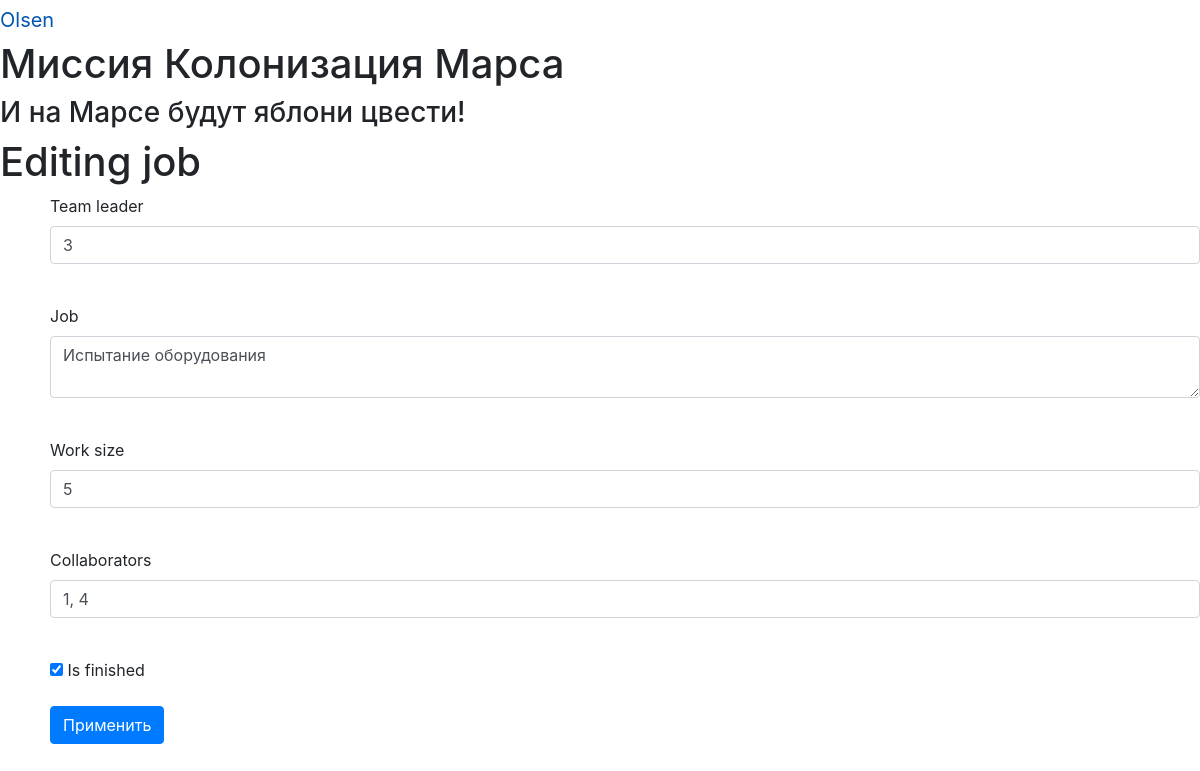
Screenshot of /jobs/2 (signed in) with the database file from the repository.
### data/users.py (models this page shows, shortened)
class User(SqlAlchemyBase, UserMixin):
    __tablename__ = 'users'
    id = sqlalchemy.Column(sqlalchemy.Integer,
                           primary_key=True, autoincrement=True)
    surname = sqlalchemy.Column(sqlalchemy.String, nullable=True)
    name = sqlalchemy.Column(sqlalchemy.String, nullable=True)
    age = sqlalchemy.Column(sqlalchemy.Integer, nullable=True)
    position = sqlalchemy.Column(sqlalchemy.String, nullable=True)
    speciality = sqlalchemy.Column(sqlalchemy.String, nullable=True)
    address = sqlalchemy.Column(sqlalchemy.String, nullable=True)
    email = sqlalchemy.Column(sqlalchemy.String,
                              index=True, unique=True, nullable=True)
    jobs = orm.relation('Jobs')
    hashed_password = sqlalchemy.Column(sqlalchemy.String, nullable=True)
    modified_date = sqlalchemy.Column(sqlalchemy.DateTime,
                                      default=datetime.datetime.now)

### data/jobs.py (models this page shows, shortened)
class Jobs(SqlAlchemyBase):
    __tablename__ = 'jobs'
    id = sqlalchemy.Column(sqlalchemy.Integer,
                           primary_key=True, autoincrement=True)
    team_leader = sqlalchemy.Column(sqlalchemy.Integer,
                                    sqlalchemy.ForeignKey("users.id"))
    job = sqlalchemy.Column(sqlalchemy.String, nullable=True)
    work_size = sqlalchemy.Column(sqlalchemy.Integer, nullable=True)
    collaborators = sqlalchemy.Column(sqlalchemy.String, nullable=True)
    start_date = sqlalchemy.Column(sqlalchemy.DateTime, default=datetime.datetime.now)
    end_date = sqlalchemy.Column(sqlalchemy.DateTime)
    is_finished = sqlalchemy.Column(sqlalchemy.Boolean)
    user = orm.relation('User')

### main.py (the view, shortened to what this page needs)
@app.route('/jobs/<int:id>', methods=['GET', 'POST'])
@login_required
def edit_jobs(id):
    form = JobsForm()
    if request.method == "GET":
        session = db_session.create_session()
        jobs = session.query(Jobs).filter(Jobs.id == id,
                                          Jobs.user == current_user).first()
        if jobs:
            form.team_leader.data = jobs.team_leader
            form.job.data = jobs.job
            form.work_size.data = jobs.work_size
            form.collaborators.data = jobs.collaborators
            form.is_finished.data = jobs.is_finished
        else:
            abort(404)
    return render_template('jobs.html', title='Editing job', form=form)

### main.py
class JobsForm(FlaskForm):
    team_leader = StringField('Team leader', validators=[DataRequired()])
    job = TextAreaField("Job", validators=[DataRequired()])
    work_size = StringField("Work size", validators=[DataRequired()])
    collaborators = StringField("Collaborators", validators=[DataRequired()])
    is_finished = BooleanField("Is finished")
    submit = SubmitField('Применить')

### data/db_session.py (called while the page is built)
def create_session() -> Session:
    global __factory
    return __factory()

### main.py (called while the page is built)
@login_manager.user_loader
def load_user(user_id):
    session = db_session.create_session()
    return session.query(User).get(user_id)

### templates/jobs.html (shortened to what this page needs)
{% extends "base.html" %}
{% block content %}
<h1>{{ title }}</h1>
<form class="login_form" action="" method="post">
    <p>
        {{ form.team_leader.label }}<br>
        {{ form.team_leader(class="form-control") }}<br>
    </p>
    <p>
        {{ form.job.label }}<br>
        {{ form.job(class="form-control") }}<br>
    </p>
    <p>
        {{ form.work_size.label }}<br>
        {{ form.work_size(class="form-control") }}<br>
    </p>
    <p>
        {{ form.collaborators.label }}<br>
        {{ form.collaborators(class="form-control") }}<br>
    </p>
    <p>{{ form.is_finished() }} {{ form.is_finished.label }}</p>
    <p>{{ form.submit(type="submit", class="btn btn-primary") }}</p>
</form>
{% endblock %}

### templates/base.html (shortened to what this page needs)
<!DOCTYPE html>
<html lang="en">
<head>
    <link rel="stylesheet" href="static/css/style_new_2.css" />
    <link rel="stylesheet"
        href="https://stackpath.bootstrapcdn.com/bootstrap/4.4.1/css/bootstrap.min.css"
>
</head>
<body>
    {% if current_user.is_authenticated %}
        <a class="navbar-brand" href="/logout">{{ current_user.name }}</a>
    {% else %}
        <p>
            <a class="btn btn-primary " href="/register">Зарегистрироваться</a>
            <a class="btn btn-success" href="/login">Войти</a>
        </p>
    {% endif %}
    <h1>Миссия Колонизация Марса</h1>
    <h3>И на Марсе будут яблони цвести!</h3>
    {% block content %}
    {% endblock %}
</body>
</html>

### static/css/style_new_2.css (style rules this page uses)
form.login_form { margin-left: 50px; }

### rows the page displays
User: name "Olsen"
Jobs: team_leader "3", job "Испытание оборудования", work_size "5", collaborators "1, 4", is_finished "☑"

### other values shown
{{ title }} "Editing job"
